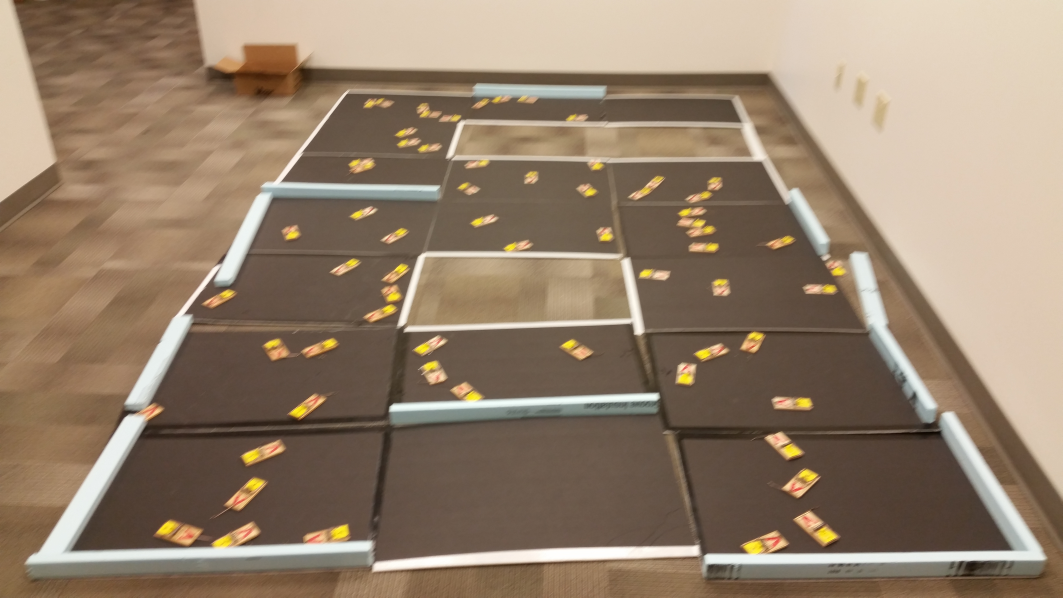
#> input picture img/mousetraps.jpg, 5312 x 2988 px (shown at 1/5 size)
$ python objectDetectionUITest.py
#> lines starting #> are read from the running program, lines starting #| are printed output that depends on the picture; after the words box and inside, x2 and y2 are one past the last pixel; in counts of white or black regions, pixels touching at a corner belong together
### objectDetection/objectDetection.py
import cv2
import numpy as np


def postProcess(img, dilation, erosion):
    # erosion
    kernel = np.ones(erosion, np.uint8)
    erodedImg = cv2.erode(img, kernel, iterations=1)
    kernel2 = np.ones(dilation, np.uint8)
    dilatedImg = cv2.dilate(erodedImg, kernel2, iterations=1)
    return dilatedImg


# mins = (bMin, gMin, rMin)
# maxes = (bMax, gMax, rMax)
def filter(img, mins, maxes):
#> called with mins = (3, 3, 143), maxes = (94, 255, 255)
    hsvImg = cv2.cvtColor(img, cv2.COLOR_BGR2HSV)
#> hsvImg: shape (1494, 2656, 3); mean H, S, V 17.3, 76.6, 148.4
    medianImg = cv2.medianBlur(hsvImg, 5)
#> medianImg: shape (1494, 2656, 3); mean H, S, V 17.3, 76.5, 148.4
    filtered_img = cv2.inRange(medianImg, mins, maxes)
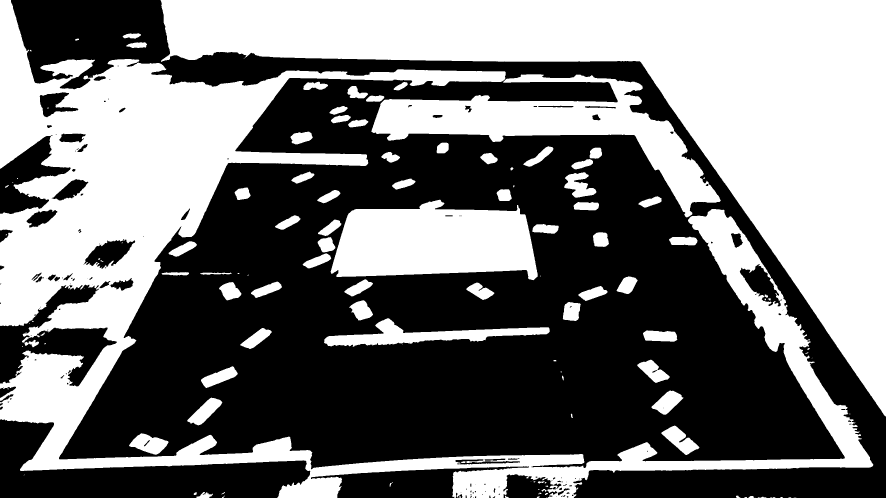
#> filtered_img: shape (1494, 2656) (shown at 1/3 size); 46.5% white; 136 white regions (49 under 20 px), largest, box (x1, y1, x2, y2) and area: (482, 0, 2656, 1249) 780013, (0, 0, 2620, 1494) 714706, (1114, 223, 2162, 652) 122106
    return filtered_img

### imageTransform/imageTransform.py
__author__ = 'zgrogan'
# import the necessary packages
import numpy as np
import cv2


def order_points(pts):
    # initialzie a list of coordinates that will be ordered
    # such that the first entry in the list is the top-left,
    # the second entry is the top-right, the third is the
    # bottom-right, and the fourth is the bottom-left
    rect = np.zeros((4, 2), dtype="float32")

    # the top-left point will have the smallest sum, whereas
    # the bottom-right point will have the largest sum
    s = pts.sum(axis=1)
    rect[0] = pts[np.argmin(s)]
    rect[2] = pts[np.argmax(s)]

    # now, compute the difference between the points, the
    # top-right point will have the smallest difference,
    # whereas the bottom-left will have the largest difference
    diff = np.diff(pts, axis=1)
    rect[1] = pts[np.argmin(diff)]
    rect[3] = pts[np.argmax(diff)]

    # return the ordered coordinates
    return rect


def four_point_transform(image, pts):
    # obtain a consistent order of the points and unpack them
    # individually
    rect = order_points(pts)
    (tl, tr, br, bl) = rect

    # compute the width of the new image, which will be the
    # maximum distance between bottom-right and bottom-left
    # x-coordiates or the top-right and top-left x-coordinates
    widthA = np.sqrt(((br[0] - bl[0]) ** 2) + ((br[1] - bl[1]) ** 2))
    widthB = np.sqrt(((tr[0] - tl[0]) ** 2) + ((tr[1] - tl[1]) ** 2))
    maxWidth = max(int(widthA), int(widthB))

    # compute the height of the new image, which will be the
    # maximum distance between the top-right and bottom-right
    # y-coordinates or the top-left and bottom-left y-coordinates
    heightA = np.sqrt(((tr[0] - br[0]) ** 2) + ((tr[1] - br[1]) ** 2))
    heightB = np.sqrt(((tl[0] - bl[0]) ** 2) + ((tl[1] - bl[1]) ** 2))
    maxHeight = max(int(heightA), int(heightB))

    # now that we have the dimensions of the new image, construct
    # the set of destination points to obtain a "birds eye view",
    # (i.e. top-down view) of the image, again specifying points
    # in the top-left, top-right, bottom-right, and bottom-left
    # order
    dst = np.array([
        [0, 0],
        [maxWidth - 1, 0],
        [maxWidth - 1, maxHeight - 1],
        [0, maxHeight - 1]], dtype="float32")

    # compute the perspective transform matrix and then apply it
    M = cv2.getPerspectiveTransform(rect, dst)
    warped = cv2.warpPerspective(image, M, (maxWidth, maxHeight))
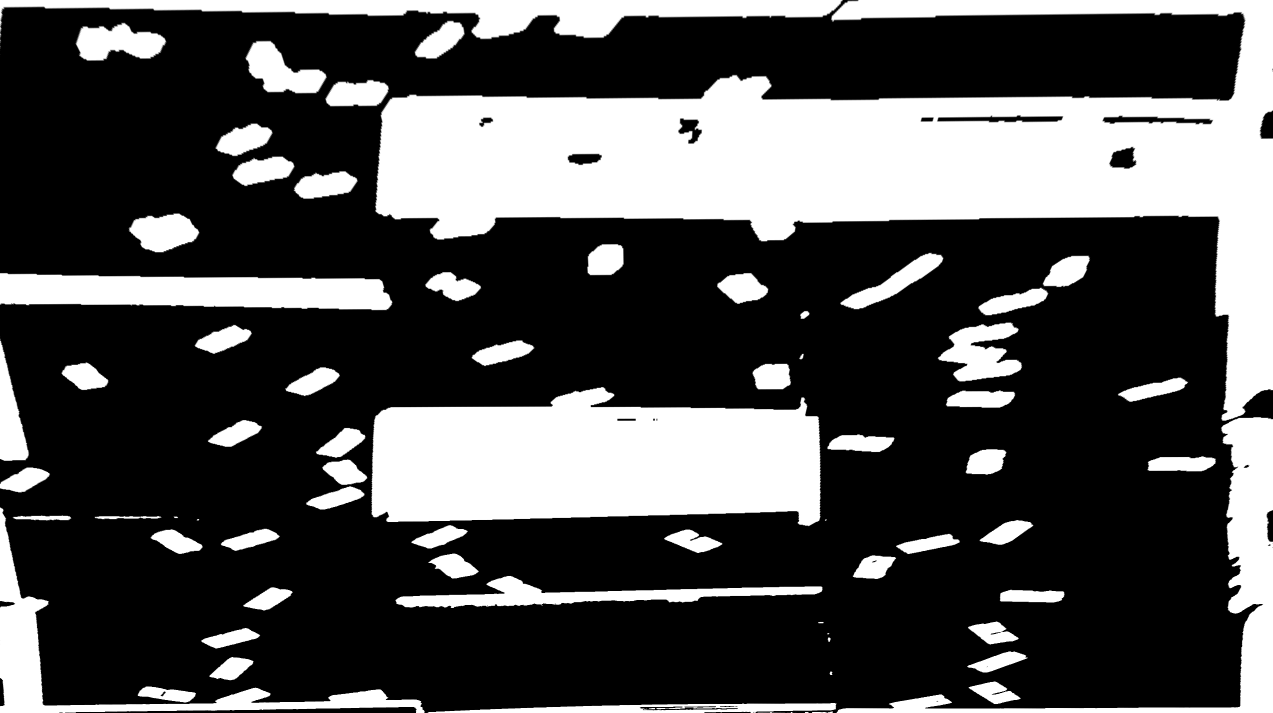
#> warped: shape (1425, 2546) (shown at 1/2 size); min 0, max 255, mean 78.3

    # return the warped image
    return warped


def bitmap_from_image(image):
    thresh = 127
    return cv2.threshold(image, thresh, True, cv2.THRESH_BINARY)[1]

### objectDetection/objectDetectionUITest.py
import cv2
import objectDetection
import numpy as np

import sys

sys.path.insert(0, '../imageTransform')
import imageTransform

'''
195,3,11
255,255,94
'''


def scrollBarCallback(pos):
    display()


windowName = 'testWin'
img = cv2.resize(cv2.imread('../img/mousetraps.jpg', cv2.IMREAD_COLOR), (0, 0), fx=0.5, fy=0.5)
cv2.namedWindow(windowName, cv2.WINDOW_NORMAL)
cv2.imwrite("picToCalibrate.png", img)
# create trackbars for color change
cv2.createTrackbar('Rmin', windowName, 0, 255, scrollBarCallback)
cv2.createTrackbar('Gmin', windowName, 0, 255, scrollBarCallback)
cv2.createTrackbar('Bmin', windowName, 0, 255, scrollBarCallback)
cv2.setTrackbarPos('Rmin', windowName, 143)
cv2.setTrackbarPos('Gmin', windowName, 3)
cv2.setTrackbarPos('Bmin', windowName, 3)

# create trackbars for color change
cv2.createTrackbar('Rmax', windowName, 0, 255, scrollBarCallback)
cv2.createTrackbar('Gmax', windowName, 0, 255, scrollBarCallback)
cv2.createTrackbar('Bmax', windowName, 0, 255, scrollBarCallback)
cv2.setTrackbarPos('Rmax', windowName, 255)
cv2.setTrackbarPos('Gmax', windowName, 255)
cv2.setTrackbarPos('Bmax', windowName, 94)

# trackbars for dilation and erosion
cv2.createTrackbar('Y Dilation', windowName, 1, 100, scrollBarCallback)
cv2.createTrackbar('X Dilation', windowName, 1, 100, scrollBarCallback)
cv2.createTrackbar('Y Erosion', windowName, 1, 100, scrollBarCallback)
cv2.createTrackbar('X Erosion', windowName, 1, 100, scrollBarCallback)


def display():
    rMin = cv2.getTrackbarPos('Rmin', windowName)
    gMin = cv2.getTrackbarPos('Gmin', windowName)
    bMin = cv2.getTrackbarPos('Bmin', windowName)
    rMax = cv2.getTrackbarPos('Rmax', windowName)
    gMax = cv2.getTrackbarPos('Gmax', windowName)
    bMax = cv2.getTrackbarPos('Bmax', windowName)
    dilation = (cv2.getTrackbarPos('Y Dilation', windowName), cv2.getTrackbarPos('X Dilation', windowName))
    erosion = (cv2.getTrackbarPos('Y Erosion', windowName), cv2.getTrackbarPos('X Erosion', windowName))

    img2 = objectDetection.filter(img, (bMin, gMin, rMin), (bMax, gMax, rMax))
    img3 = objectDetection.postProcess(img2, dilation, erosion)
    pts = np.array(eval("[(869, 229), (1842, 238), (2613, 1396), (67, 1407)]"), dtype="float32")
    img4 = imageTransform.four_point_transform(img3, pts)
    cv2.imshow(windowName, img4)


display()
try:
    while True:
        cv2.waitKey(200)
finally:
    cv2.destroyAllWindows()

$ run again, with img/test.JPG copied over img/mousetraps.jpg
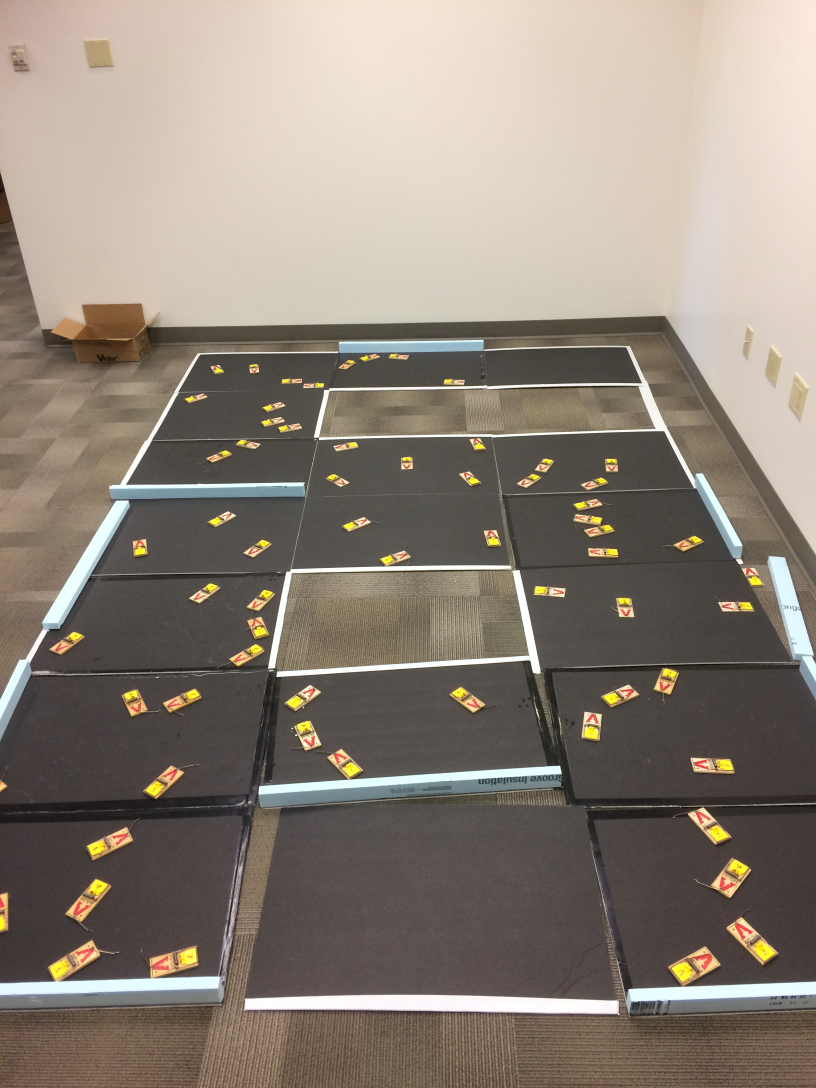
#> input picture img/test.JPG, 2448 x 3264 px (shown at 1/3 size)
#> hsvImg: shape (1632, 1224, 3); mean H, S, V 22.8, 41.3, 141.5
#> medianImg: shape (1632, 1224, 3); mean H, S, V 22.3, 41, 141.4
#> in filter, `filtered_img = cv2.inRange(medianImg, mins, maxes)`:
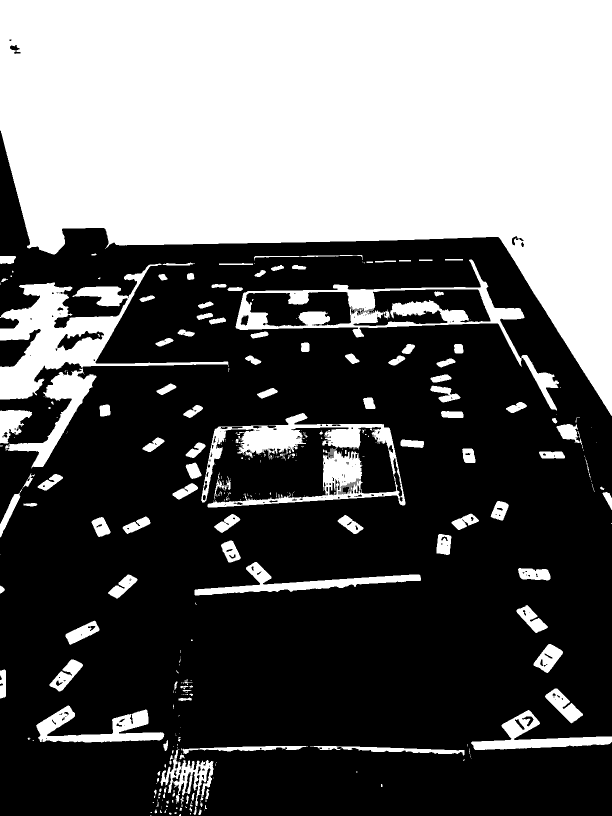
#> filtered_img: shape (1632, 1224) (shown at 1/2 size); 39.1% white; 383 white regions (257 under 20 px), largest, box (x1, y1, x2, y2) and area: (0, 0, 1224, 832) 622437, (0, 527, 457, 937) 39883, (402, 826, 811, 1015) 22533
#> in four_point_transform, `warped = cv2.warpPerspective(image, M, (maxWidth, maxHeight))`:
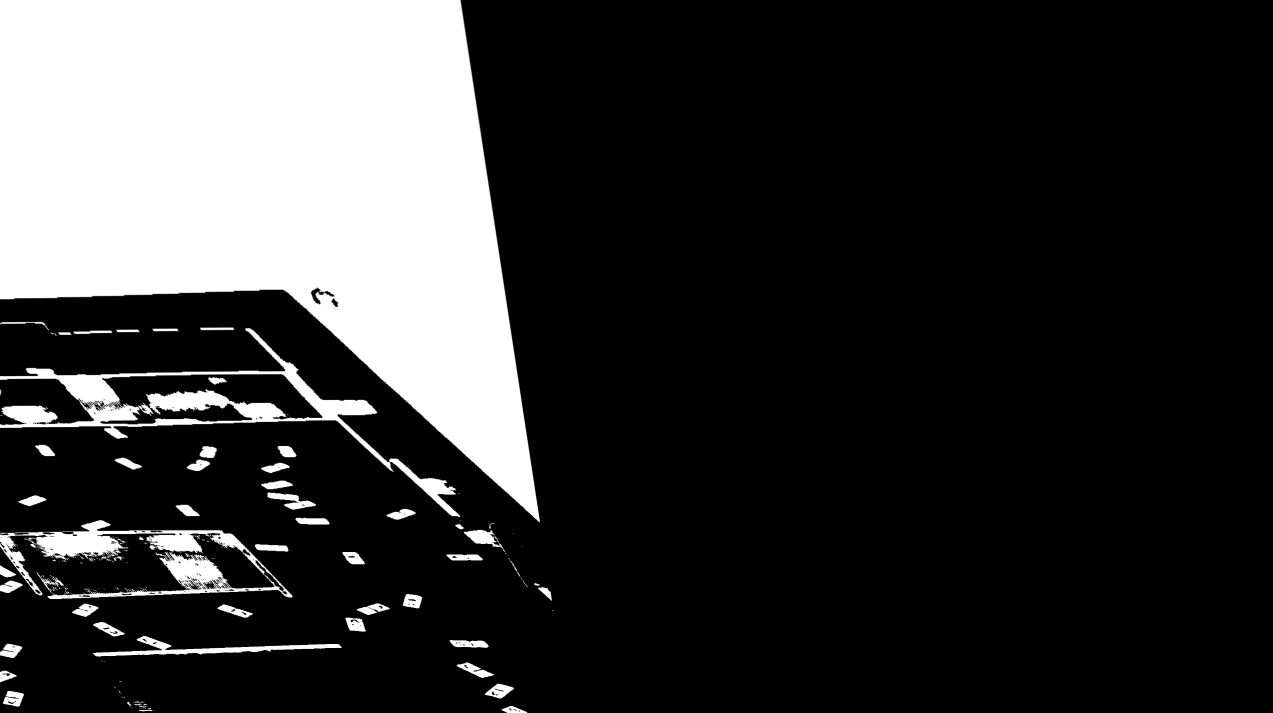
#> warped: shape (1425, 2546) (shown at 1/2 size); min 0, max 255, mean 53.6
